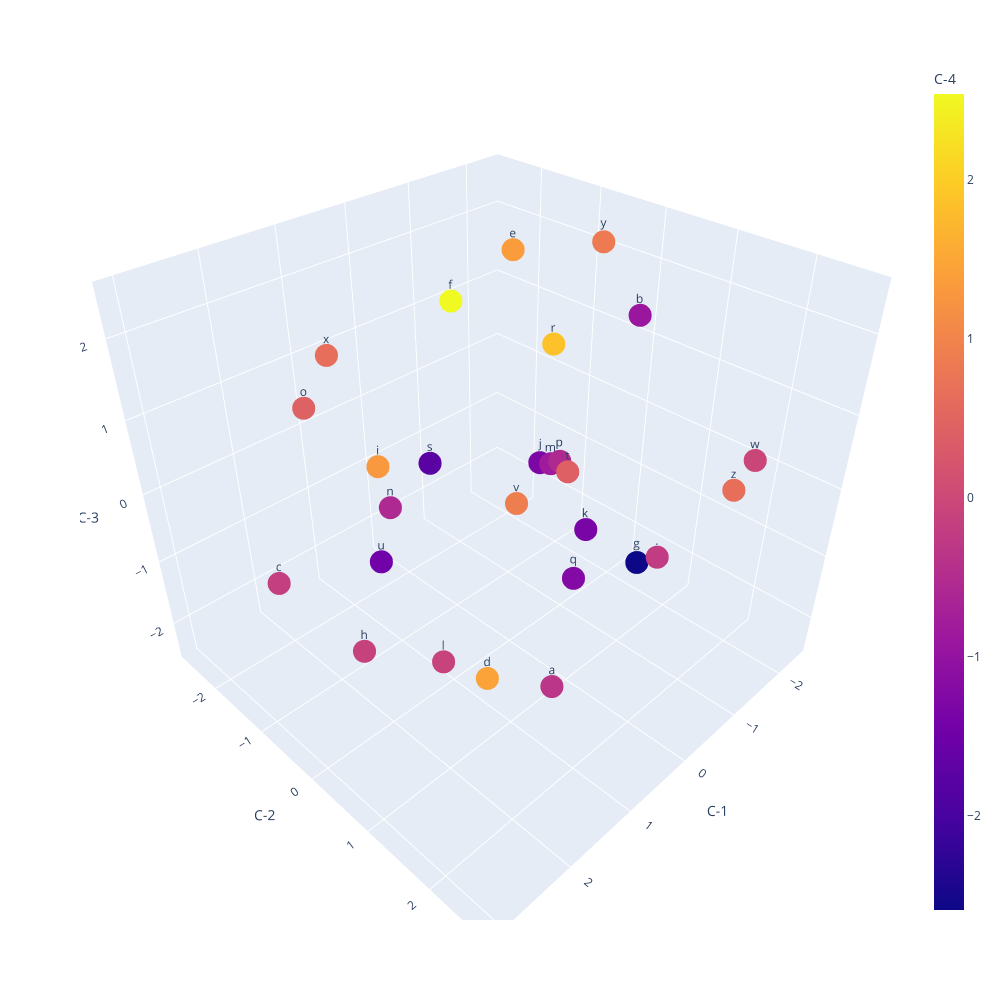

Notebook source saved alongside this figure:
### Code cell
plot_embeddings()

### Figure 1 — Plotly figure (JSON) as saved in the notebook; plotly's stock layout.template omitted (floating-point values rounded to 4 significant figures)
{"data": [{"hovertemplate": "C-1=%{x}<br>C-2=%{y}<br>C-3=%{z}<br>text=%{text}<br>C-4=%{marker.color}<extra></extra>", "legendgroup": "", "marker": {"color": [-0.2196, -0.3548, -0.8991, -0.1647, 1.453, 1.357, 2.539, -2.593, -0.1157, 1.287, -1.307, -1.349, -0.1004, -0.8269, -0.563, 0.4337, -0.5506, -1.219, 1.846, -1.756, 0.4108, -1.468, 0.8876, -0.03862, 0.6386, 0.8449, 0.6655], "coloraxis": "coloraxis", "symbol": "circle"}, "mode": "markers+text", "name": "", "scene": "scene", "showlegend": false, "text": [".", "a", "b", "c", "d", "e", "f", "g", "h", "i", "j", "k", "l", "m", "n", "o", "p", "q", "r", "s", "t", "u", "v", "w", "x", "y", "z"], "type": "scatter3d", "x": [-0.7554, 0.8399, -2.41, 2.473, 3.053, -1.383, 0.7499, -2.315, 2.651, 1.438, -1.531, -0.7379, 2.073, -1.275, 1.105, 1.028, -1.283, -1.159, -0.09328, -0.3582, -0.04602, 0.7415, 1.344, -1.821, 0.8637, -1.847, -1.345], "y": [1.643, 1.486, -0.1207, -1.372, 2.684, -1.346, -0.1568, 0.2759, 0.4491, -0.6681, -0.9371, 0.5712, 1.032, -0.5144, -0.9251, -2.629, -0.3668, 0.07607, 0.5005, -1.869, 0.8174, -1.667, 1.36, 2.1, -2.257, -0.3236, 2.158], "z": [-0.6585, -1.739, 1.264, -0.9305, 0.8499, 2.07, 2.485, -2.428, -0.6529, 0.5573, -0.9183, -0.8235, -0.8019, -0.6145, -0.3097, 0.3092, -0.511, -2.154, 1.934, -0.8152, 0.4891, -1.774, 1.048, 0.4089, 1.127, 2.328, 0.2601]}], "layout": {"coloraxis": {"colorbar": {"title": {"text": "C-4"}}, "colorscale": [[0, "#0d0887"], [0.1111, "#46039f"], [0.2222, "#7201a8"], [0.3333, "#9c179e"], [0.4444, "#bd3786"], [0.5556, "#d8576b"], [0.6667, "#ed7953"], [0.7778, "#fb9f3a"], [0.8889, "#fdca26"], [1, "#f0f921"]]}, "height": 1000, "legend": {"tracegroupgap": 0}, "margin": {"t": 60}, "scene": {"domain": {"x": [0, 1], "y": [0, 1]}, "xaxis": {"title": {"text": "C-1"}}, "yaxis": {"title": {"text": "C-2"}}, "zaxis": {"title": {"text": "C-3"}}}, "width": 1000}}
